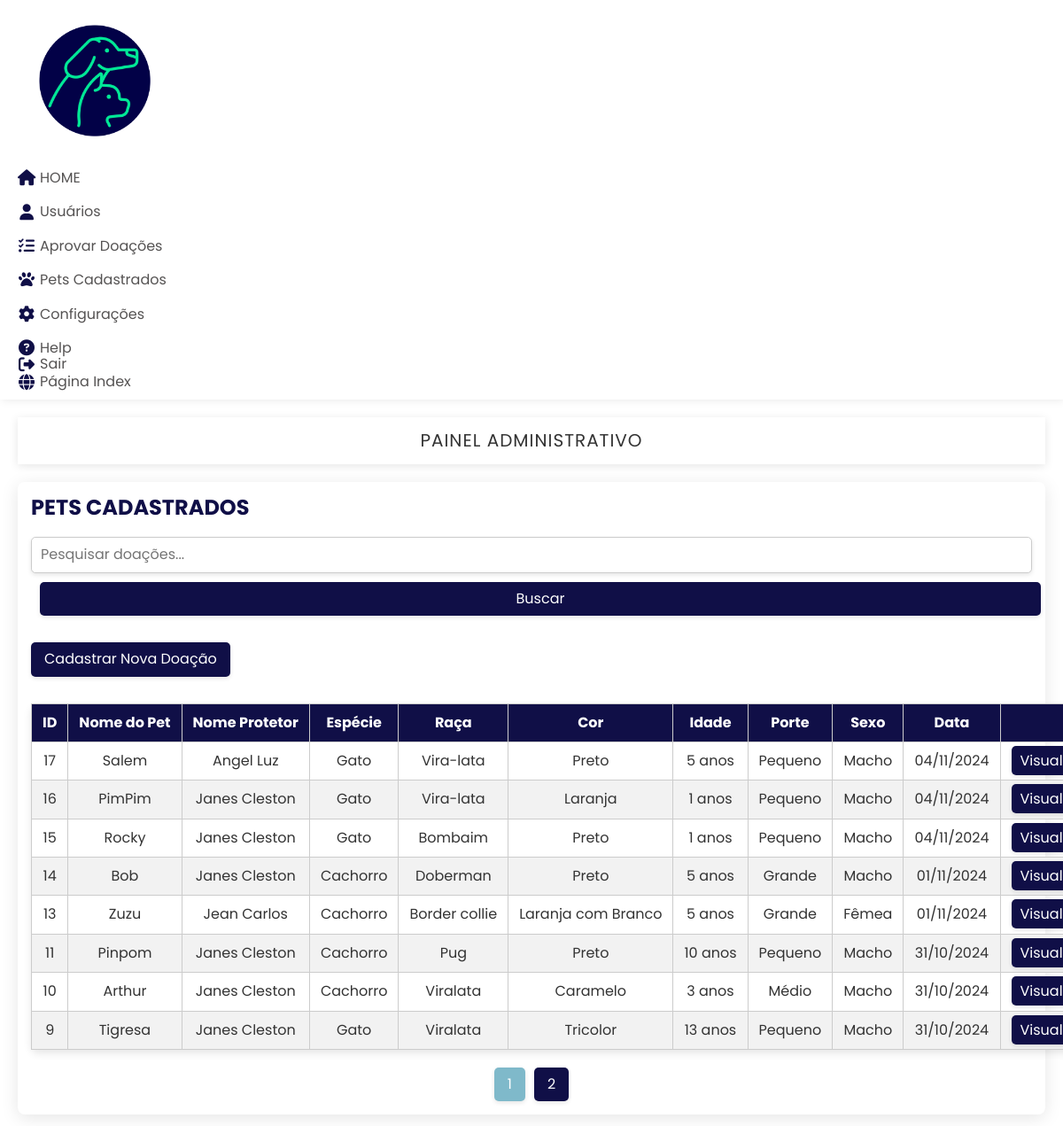
The page /crud/public/listar_doacoes.php on the database its author committed.
### tables this page shows
CREATE TABLE `doacoes` (
  `id` int(11) NOT NULL,
  `pet_id` int(11) DEFAULT NULL,
  `usuario_id` int(11) DEFAULT NULL,
  `data` date DEFAULT NULL,
  `criado_em` timestamp NOT NULL DEFAULT current_timestamp(),
  `endereco_id` int(11) NOT NULL
);

CREATE TABLE `pets` (
  `id` int(11) NOT NULL,
  `nome` varchar(100) NOT NULL,
  `especie_id` int(11) NOT NULL,
  `raca` varchar(100) NOT NULL,
  `porte` varchar(50) NOT NULL,
  `sexo` enum('Macho','Fêmea') NOT NULL,
  `cor` varchar(50) NOT NULL,
  `idade` int(11) NOT NULL,
  `descricao` text DEFAULT NULL,
  `foto` text DEFAULT NULL,
  `criado_em` timestamp NOT NULL DEFAULT current_timestamp()
);

CREATE TABLE `usuarios` (
  `id` int(11) NOT NULL,
  `nome` varchar(100) NOT NULL,
  `sobrenome` varchar(100) NOT NULL,
  `cpf` varchar(14) NOT NULL,
  `telefone` varchar(15) NOT NULL,
  `email` varchar(100) NOT NULL,
  `senha` varchar(255) NOT NULL,
  `criado_em` timestamp NOT NULL DEFAULT current_timestamp(),
  `perfil_id` int(11) NOT NULL,
  `data_nascimento` date DEFAULT NULL
);

CREATE TABLE `especie` (
  `id` int(11) NOT NULL,
  `nome` varchar(100) DEFAULT NULL
);

### crud/controllers/PetController.php (called while the page is built, shortened)
<?php
require_once '../models/Pet.php';
class PetController {
    private $petModel;
    public function __construct($db) {
        $this->petModel = new Pet( $db);
    }
    public function listarDoacoes($searchTerm = '', $limit = 5, $offset = 0){
        return $this->petModel->listarDoacoes($searchTerm, $limit, $offset);
    }
    public function contarDoacoes($searchTerm = ''){
        return $this->petModel->contarDoacoes($searchTerm);
    }
}
?>

### crud/models/Pet.php (called while the page is built, shortened)
<?php
class Pet
{
    private $conn;
    public function __construct($db)
    {
        $this->conn = $db;
    }
    public function listarDoacoes($searchTerm = '', $limit = 8, $offset = 0)
    {
        $sql = "SELECT d.id,
                       p.id AS pet_id,
                       p.nome AS nome_pet,
                       p.raca,
                       p.porte,
                       p.sexo,
                       p.cor,
                       p.idade,
                       d.data,
                       e.nome AS especie_nome,
                       u.nome AS usuario_nome,
                       u.sobrenome AS usuario_sobrenome
                FROM doacoes d
                JOIN pets p ON d.pet_id = p.id
                JOIN especie e ON p.especie_id = e.id
                JOIN usuarios u ON d.usuario_id = u.id
                WHERE (p.raca LIKE ? OR p.cor LIKE ? OR p.id LIKE ? OR u.nome LIKE ? OR e.nome LIKE ? OR p.nome LIKE ?)
                ORDER BY d.data DESC
                LIMIT ? OFFSET ?";
        $stmt = $this->conn->prepare($sql);
        $likeTerm = '%' . $searchTerm . '%';
        $stmt->bind_param("ssssssii", $likeTerm, $likeTerm, $likeTerm, $likeTerm, $likeTerm, $likeTerm, $limit, $offset);
        $stmt->execute();
        return $stmt->get_result()->fetch_all(MYSQLI_ASSOC);
    }
    public function contarDoacoes($searchTerm = '')
    {
        $sql = "SELECT COUNT(*) as total FROM doacoes d
                JOIN pets p ON d.pet_id = p.id
                WHERE (p.raca LIKE ? OR p.cor LIKE ?)";
        $stmt = $this->conn->prepare($sql);
        $likeTerm = '%' . $searchTerm . '%';
        $stmt->bind_param("ss", $likeTerm, $likeTerm);
        $stmt->execute();
        $result = $stmt->get_result();
        $row = $result->fetch_assoc();
        return $row['total'];
    }
}
?>

### crud/public/listar_doacoes.php (the view, shortened to what this page needs)
<!DOCTYPE html>
<html lang="pt-br">
<head>
    <link rel="stylesheet" href="https://cdnjs.cloudflare.com/ajax/libs/normalize/8.0.1/normalize.min.css">
    <link rel="stylesheet" href="https://cdnjs.cloudflare.com/ajax/libs/font-awesome/6.5.0/css/all.min.css">
    <link rel="stylesheet" href="../../css/painel_admin.css" />
</head>
<body>
    <div class="container">
        <nav>
            <div class="navbar">
                <div class="logo">
                    <img src="../../img/logo.png" alt="Logo">
                </div>
                <ul>
                    <li><a href="../../crud/views/painel_admin.php">
                            <i class="fas fa-home"></i>
                            <span class="nav-item">HOME</span>
                        </a>
                    </li>
                    <li><a href="listar_usuarios.php">
                            <i class="fas fa-user"></i>
                            <span class="nav-item">Usuários</span>
                        </a>
                    </li>
                    <li><a href="#">
                            <i class="fas fa-tasks"></i>
                            <span class="nav-item">Aprovar Doações</span>
                        </a>
                    </li>
                    <li><a href="listar_doacoes.php">
                            <i class="fas fa-paw"></i>
                            <span class="nav-item">Pets Cadastrados</span>
                        </a>
                    </li>
                    <li><a href="#">
                            <i class="fas fa-cog"></i>
                            <span class="nav-item">Configurações</span>
                        </a>
                    </li>
                    <li><a href="#">
                            <i class="fas fa-question-circle"></i>
                            <span class="nav-item">Help</span>
                        </a>
                    </li>
                    <li><a href="../../index.php" target="_blank">
                            <i class="fas fa-globe"></i>
                            <span class="nav-item">Página Index</span>
                        </a>
                    </li>
                    <li><a href="../../logout.php" class="logout">
                            <i class="fas fa-sign-out-alt"></i>
                            <span class="nav-item">Sair</span>
                        </a>
                    </li>
                </ul>
            </div>
        </nav>
        <section class="main">
            <div class="main-top">
                <p>Painel Administrativo</p>
            </div>
            <div class="list-container">
                <h2>Pets Cadastrados</h2>
                <form method="GET" action="listar_doacoes.php">
                    <input type="text" name="search" placeholder="Pesquisar doações..." value="<?= isset($_GET['search']) ? htmlspecialchars($_GET['search']) : ''; ?>" />
                    <button type="submit">Buscar</button>
                </form>
                <a href="../../crud/views/cadastro_doacoes.php" class="btn-cadastrar" target="_blank">Cadastrar Nova Doação</a>
                <table>
                    <thead>
                        <tr>
                            <th>ID</th>
                            <th>Nome do Pet</th>
                            <th>Nome Protetor</th>
                            <th>Espécie</th>
                            <th>Raça</th>
                            <th>Cor</th>
                            <th>Idade</th>
                            <th>Porte</th>
                            <th>Sexo</th>
                            <th>Data</th>
                            <th>Ações</th>
                        </tr>
                    </thead>
                    <tbody>
                        <?php
                        require '../controllers/PetController.php';
                        $database = new DataBase();
                        $db = $database->getConnection();
                        $petController = new PetController($db);
                        $searchTerm = isset($_GET['search']) ? $_GET['search'] : '';
                        $limit = 8;
                        $page = isset($_GET['page']) ? (int)$_GET['page'] : 1;
                        $offset = ($page - 1) * $limit;
                        $doacoes = $petController->listarDoacoes($searchTerm, $limit, $offset);
                        $totalDoacoes = $petController->contarDoacoes($searchTerm);
                        $totalPages = ceil($totalDoacoes / $limit);
                        if ($doacoes) {
                            foreach ($doacoes as $doacao) : ?>
                                <tr>
                                    <td><?= htmlspecialchars($doacao['pet_id']) ?></td>
                                    <td><?= htmlspecialchars($doacao['nome_pet']) ?></td>
                                    <td><?= htmlspecialchars($doacao['usuario_nome'] . ' ' . $doacao['usuario_sobrenome']) ?></td>
                                    <td><?= htmlspecialchars($doacao['especie_nome']) ?></td>
                                    <td><?= htmlspecialchars($doacao['raca']) ?></td>
                                    <td><?= htmlspecialchars($doacao['cor']) ?></td>
                                    <td><?= htmlspecialchars($doacao['idade']) ?> anos</td>
                                    <td><?= htmlspecialchars($doacao['porte']) ?></td>
                                    <td><?= htmlspecialchars($doacao['sexo']) ?></td>
                                    <td><?= (new DateTime($doacao['data']))->format('d/m/Y') ?></td>
                                    <td>
                                        <a href="../public/visualizar_doacao.php?id=<?= $doacao['id'] ?>" class="btn-acoes">Visualizar</a>
                                    </td>
                                </tr>
                            <?php endforeach;
                        } else {
                            echo "<tr><td colspan='11'>Nenhuma doação encontrada.</td></tr>";
                        }
                        ?>
                    </tbody>
                </table>
                <div class="pagination">
                    <?php for ($i = 1; $i <= $totalPages; $i++) : ?>
                        <a href="?page=<?= $i ?>&search=<?= urlencode($searchTerm) ?>" class="<?= ($i == $page) ? 'active' : '' ?>"><?= $i ?></a>
                    <?php endfor; ?>
                </div>
            </div>
        </section>
    </div>
</body>
</html>

### css/painel_admin.css (style rules this page uses)
* { margin: 0; padding: 0; outline: none; border: none; text-decoration: none; list-style: none; box-sizing: border-box; font-family: "Poppins", sans-serif; }
body { background: #fff; color: #333; min-height: 100vh; }
.container { display: flex; width: 100%; height: 100vh; max-width: 1900px; margin: auto; box-shadow: 0 4px 20px rgba(0, 0, 0, 0.1); border-radius: 8px; }
nav { position: sticky; top: 0; left: 0; bottom: 0; width: 220px; height: 100%; background: #fff; box-shadow: 2px 0 10px rgba(0, 0, 0, 0.1); }
.navbar { width: 100%; margin: 0 auto; }
.logo { margin: 1rem 0; padding-left: 2rem; padding-bottom: 0rem; display: flex; }
.logo img { width: 150px; height: 150px; border-radius: 10%; }
ul { margin: 0 auto; padding: 0; }
li { padding: 0rem 0; }
li a { font-size: 16px; color: rgb(85, 83, 83); padding: 10px 15px; border-radius: 5px; display: flex; align-items: center; transition: background 0.3s, color 0.3s; }
nav i { color: #100f47; width: 30px; font-size: 18px; text-align: center; }
.logout { position: absolute; bottom: 20px; left: 0; }
.main { flex: 1; padding: 20px; overflow-y: auto; }
.main-top { width: 100%; background: #fff; padding: 15px; text-align: center; font-size: 20px; letter-spacing: 1px; box-shadow: 0 2px 10px rgba(0, 0, 0, 0.1); text-transform: uppercase; }
.list-container { margin-top: 20px; box-shadow: 0 4px 20px rgba(0, 0, 0, 0.1); border-radius: 8px; padding: 15px; }
.list-container h2 { color: #100f47; margin-bottom: 20px; text-transform: uppercase; }
.list-container form { display: flex; margin-bottom: 20px; flex-wrap: wrap; }
.list-container input[type="text"] { flex: 1; padding: 10px; border: 1px solid #ccc; border-radius: 5px; margin-right: 10px; box-shadow: 0 2px 5px rgba(0, 0, 0, 0.1); min-width: 150px; }
.list-container button { padding: 10px 15px; background-color: #100f47; color: #fff; border: none; border-radius: 5px; cursor: pointer; transition: background 0.3s; box-shadow: 0 2px 5px rgba(0, 0, 0, 0.1); margin-left: 10px; min-width: 100px; }
table { width: 100%; border-collapse: collapse; margin-top: 10px; box-shadow: 0 4px 10px rgba(0, 0, 0, 0.1); border-radius: 8px; }
thead { background: #100f47; color: #fff; white-space: nowrap; }
th, td { padding: 12px; text-align: center; border: 1px solid #ccc; white-space: nowrap; }
tbody tr:nth-child(even) { background-color: #f2f2f2; }
.btn-acoes { background-color: #100f47; color: #fff; padding: 5px 10px; border-radius: 5px; transition: background 0.3s; box-shadow: 0 2px 5px rgba(0, 0, 0, 0.1); margin-right: 5px; }
.btn-cadastrar { background-color: #100f47; color: #fff; padding: 10px 15px; border-radius: 5px; display: inline-block; margin-bottom: 20px; transition: background 0.3s; box-shadow: 0 2px 5px rgba(0, 0, 0, 0.1); }
.pagination { display: flex; justify-content: center; margin-top: 20px; }
.pagination a { padding: 10px 15px; margin: 0 5px; background: #100f47; color: #fff; border-radius: 5px; transition: background 0.3s; box-shadow: 0 2px 5px rgba(0, 0, 0, 0.1); }
.pagination .active { background: #7fb9ca; pointer-events: none; }
@media (max-width: 1200px) { .container { flex-direction: column; height: auto; } }
@media (max-width: 1200px) { nav { width: 100%; height: auto; position: relative; } }
@media (max-width: 1200px) { .main { width: 100%; } }
@media (max-width: 1200px) { .list-container input[type="text"], .list-container button { min-width: 100%; margin-right: 0; margin-bottom: 10px; } }

### rows shown on the page
doacoes: pet "17", pet.nome "Salem", usuario.sobrenome "Angel Luz", especie.nome "Gato", pet.raca "Vira-lata", pet.cor "Preto", pet.idade "5", pet.porte "Pequeno", pet.sexo "Macho", data "04/11/2024"
doacoes: pet "16", pet.nome "PimPim", usuario.sobrenome "Janes Cleston", especie.nome "Gato", pet.raca "Vira-lata", pet.cor "Laranja", pet.idade "1", pet.porte "Pequeno", pet.sexo "Macho", data "04/11/2024"
doacoes: pet "15", pet.nome "Rocky", usuario.sobrenome "Janes Cleston", especie.nome "Gato", pet.raca "Bombaim", pet.cor "Preto", pet.idade "1", pet.porte "Pequeno", pet.sexo "Macho", data "04/11/2024"
doacoes: pet "14", pet.nome "Bob", usuario.sobrenome "Janes Cleston", especie.nome "Cachorro", pet.raca "Doberman", pet.cor "Preto", pet.idade "5", pet.porte "Grande", pet.sexo "Macho", data "01/11/2024"
doacoes: pet "13", pet.nome "Zuzu", usuario.sobrenome "Jean Carlos", especie.nome "Cachorro", pet.raca "Border collie", pet.cor "Laranja com Branco", pet.idade "5", pet.porte "Grande", pet.sexo "Fêmea", data "01/11/2024"
doacoes: pet "11", pet.nome "Pinpom", usuario.sobrenome "Janes Cleston", especie.nome "Cachorro", pet.raca "Pug", pet.cor "Preto", pet.idade "10", pet.porte "Pequeno", pet.sexo "Macho", data "31/10/2024"
doacoes: pet "10", pet.nome "Arthur", usuario.sobrenome "Janes Cleston", especie.nome "Cachorro", pet.raca "Viralata", pet.cor "Caramelo", pet.idade "3", pet.porte "Médio", pet.sexo "Macho", data "31/10/2024"
doacoes: pet "9", pet.nome "Tigresa", usuario.sobrenome "Janes Cleston", especie.nome "Gato", pet.raca "Viralata", pet.cor "Tricolor", pet.idade "13", pet.porte "Pequeno", pet.sexo "Macho", data "31/10/2024"
